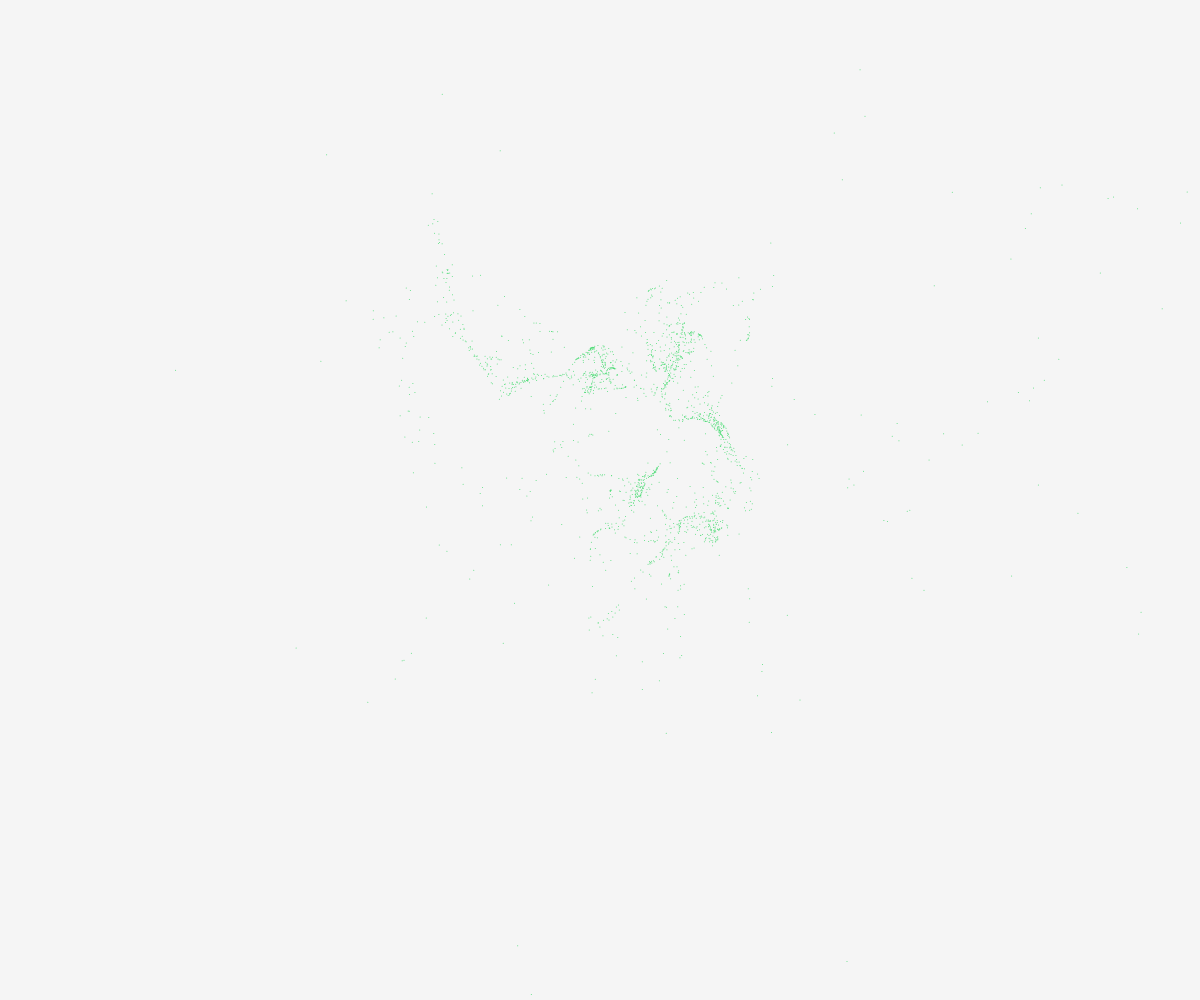
Frame 1 (no input)
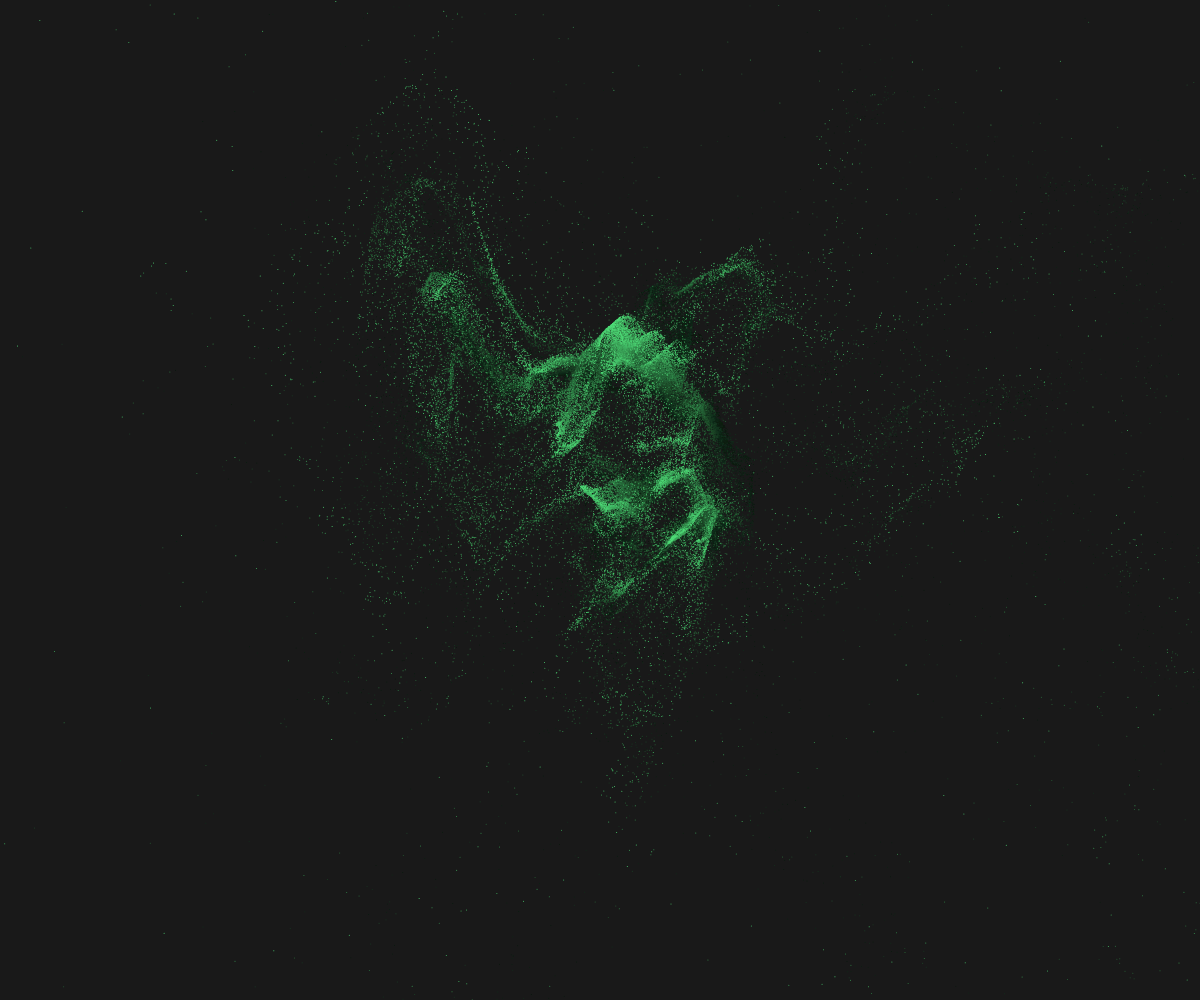
Frame 60 (no input)
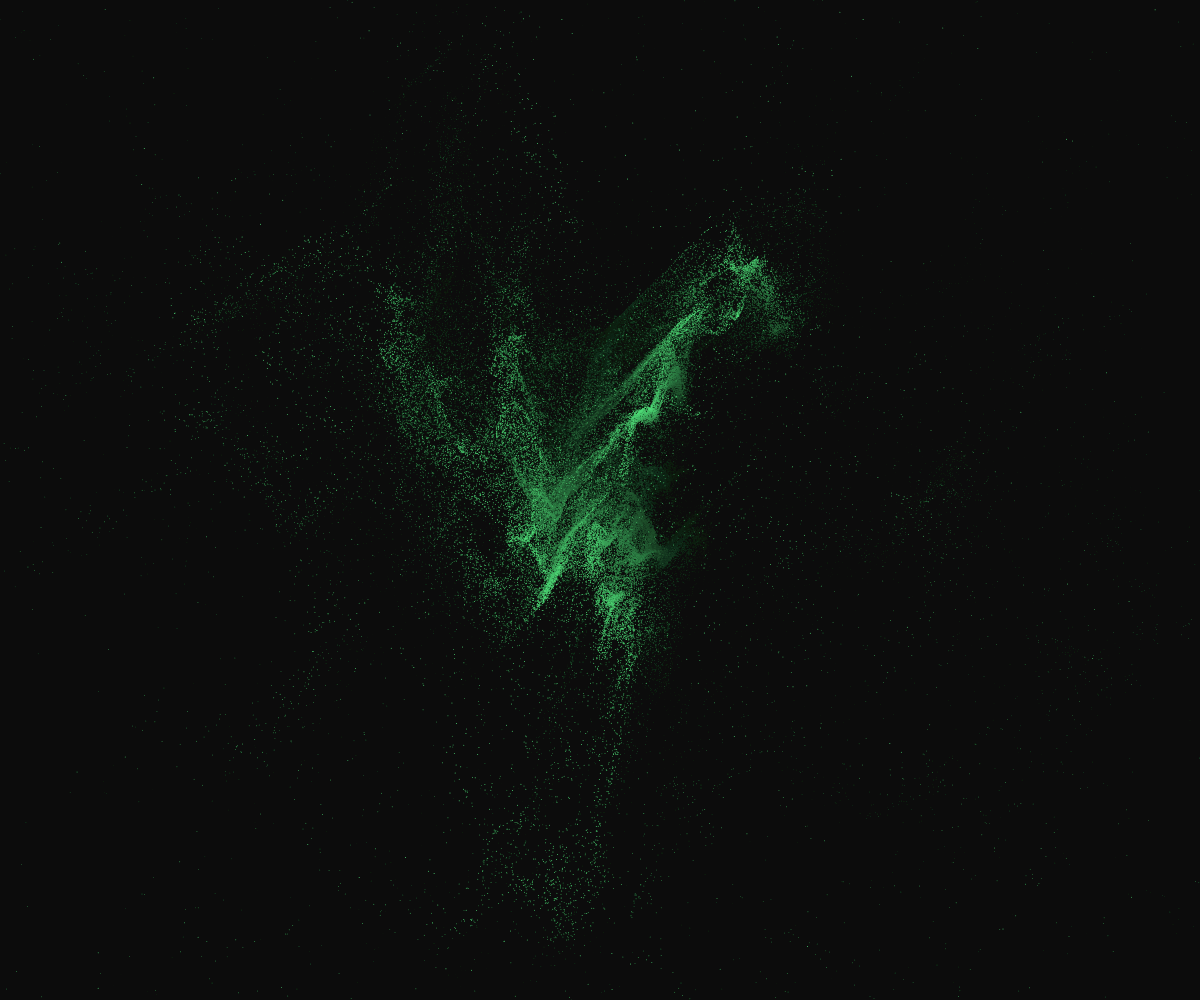
Frame 120 (the mouse pressed at the canvas centre since frame 60)

The p5.js sketch that drew these frames (run headless with seeded random() and noise() and a simulated clock; from frame 60 on, the mouse is pressed at the canvas centre):

// p5.js sketch
// ── sketch.js
let p;
let sc = 200;
let scDir = 1;
let F = new FunctionSet();
let V = new FunctionSet();

let offset = 0.0;

function setup() {
    createCanvas(windowWidth, windowHeight);
    background(255);
    noiseSeed(31415);

    /* BARNSLEY FERN *//*
    F.addFunction(function(p){return createVector(0, 0.16*p.y)}, 10);
    F.addFunction(function(p){return createVector(0.85*p.x + 0.04*p.y, -0.04*p.x + 0.85*p.y + 1.6)}, 10);
    F.addFunction(function(p){return createVector(0.2*p.x - 0.26*p.y, 0.23*p.x + 0.22*p.y + 1.6)}, 10);
    F.addFunction(function(p){return createVector(-0.15*p.x + 0.28*p.y, 0.26*p.x + 0.24*p.y, + 0.44)}, 10);
    F.setSameProb();
    */

    /* SIERPINSKI TRIANGLE */
    F.addFunction(function(p){return createVector(p.x/2, (p.y-1)/2)}, 10);
    F.addFunction(function(p){return createVector((p.x-1)/2, (p.y+1)/2)}, 10);
    F.addFunction(function(p){return createVector((p.x+1)/2, (p.y+1)/2)}, 10);
    F.setSameProb();


    V.addFunction(function(p){return createVector(p.x, p.y)}, 10);

    V.addFunction(function(p){return createVector(sin(p.x), sin(p.y))}, 10);

    V.addFunction(function(p){return createVector(p.x*(1/p.mag()**2), p.y*(1/p.mag()**2))}, 10);

    V.addFunction(function(p){return createVector(p.x*sin(p.mag()**2) - p.y*cos(p.mag()**2),
                                                        p.x*sin(p.mag()**2) + p.y*cos(p.mag()**2))}, 10);

    V.addFunction(function(p){return createVector((p.x-p.y)*(p.x+p.y)*(1/p.mag()),
                                                        2*p.x*p.y*(1/p.mag()))}, 10);

    V.setSameProb();

    p = createVector(1, -1);
}

function draw() {
    translate(width/2, height/2/*+150*/);
    scale(1, -1);
    background(0, 10);
    stroke(80, 220, 120);
    //stroke(176,224,230);
    for(let i = 0; i < 2000; i++) {
        point(sc * p.x, sc * p.y);
        let r = random(1);
        /*if(r < 1/3){
            stroke(200, 50, 50)
        }else if (r < 2/3){
            stroke(50, 200, 50)
        }else{
            stroke(50, 50, 200);
        }*/
        //p = F.getFunction(r)(p);
        p = F.getFunction(r)(V.getFunction(random(1))(p));
        p.x += noise(p.x+cos(offset+PI), p.y+sin(offset))*2-1;
        p.y += noise(p.x+cos(offset), p.y+sin(offset+PI/2))*2-1;
    }
    offset += 0.01;
    /*sc += scDir*2;
    if(sc > 600){
        scDir = -1;
    }
    if(sc < 150){
        scDir = 1;
    }*/
}
// ── FunctionSet.js
class FunctionSet{
    constructor(){
        this.functions = [];
        this.weights = [];
        this.probability = [];
    }

    addFunction(fun, weight){
        this.functions.push(fun);
        this.weights.push(weight);
        this.probability.push(0.0);
        this.updateProbs();
    }

    updateProbs(){
        let sum = 0;
        for(let i = 0; i < this.weights.length; i++){
            sum += this.weights[i];
        }
        for(let i = 0; i < this.probability.length; i++){
            this.probability[i] = this.weights[i]/sum;
        }
    }

    setSameProb(){
        let sum = 0;
        for(let i = 0; i < this.weights.length; i++){
            sum += this.weights[i];
        }
        sum /= this.weights.length;
        for(let i = 0; i < this.weights.length; i++){
            this.weights[i] = sum;
        }
        this.updateProbs();
    }

    getFunction(n){
        let l = 0.0;
        for(let i = 0; i < this.functions.length; i++){
            if(n <= this.probability[i] + l){
                return this.functions[i];
            }else{
                l += this.probability[i];
            }
        }
        return this.functions[this.functions.length - 1];
    }
}
